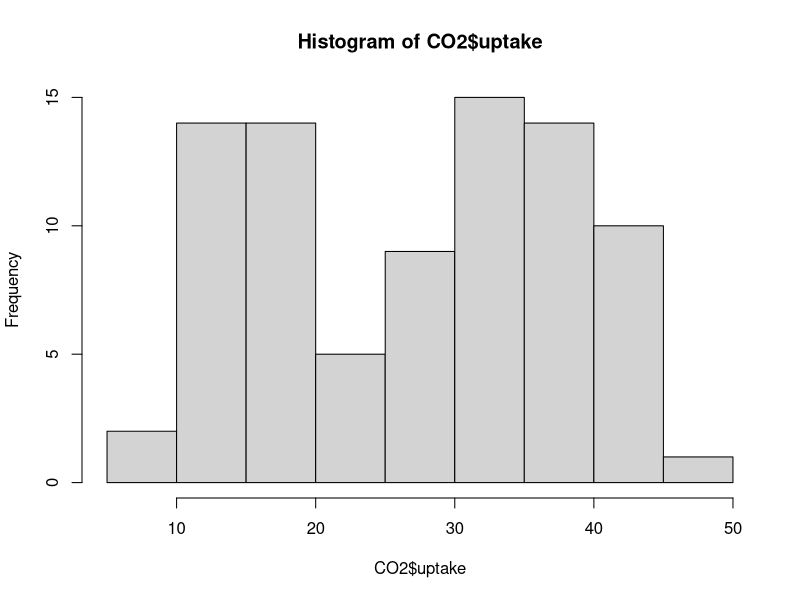
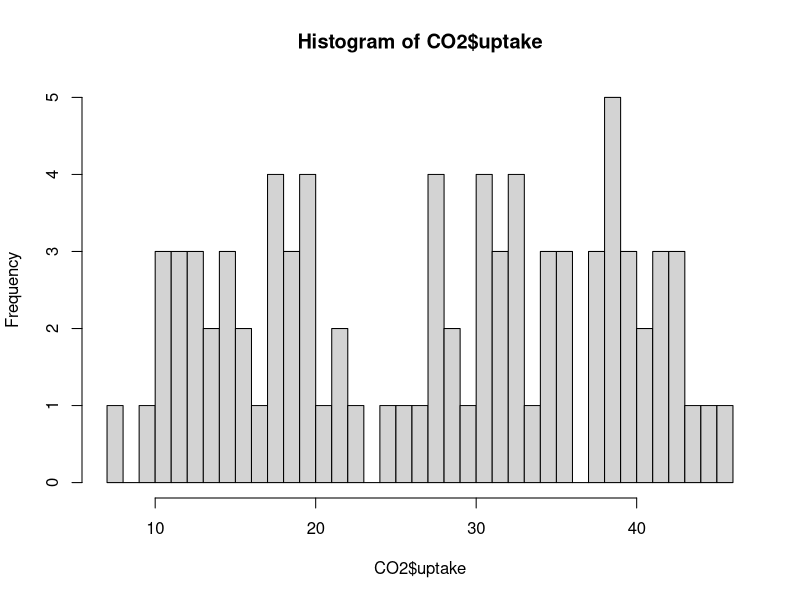
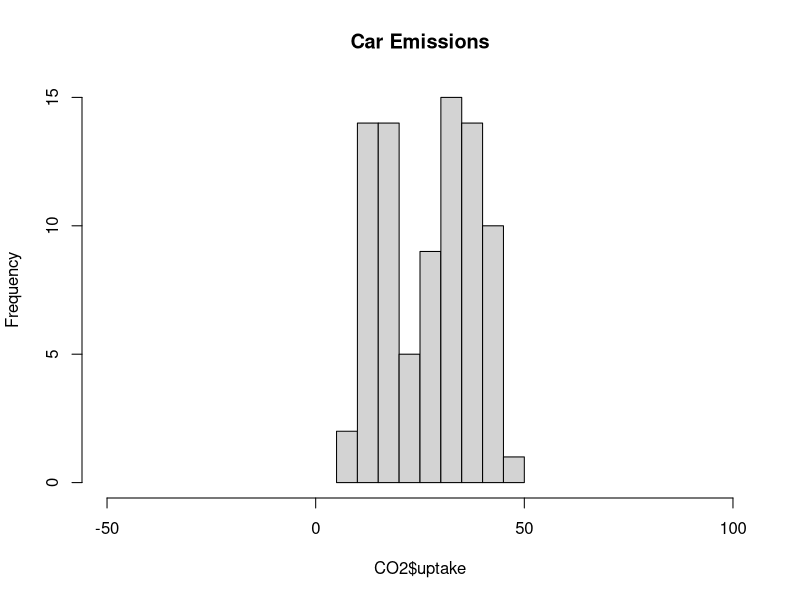
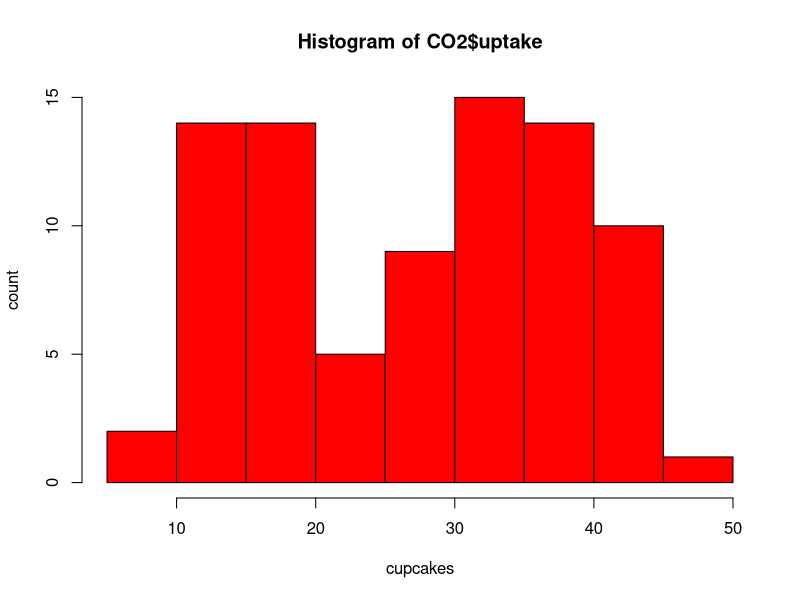
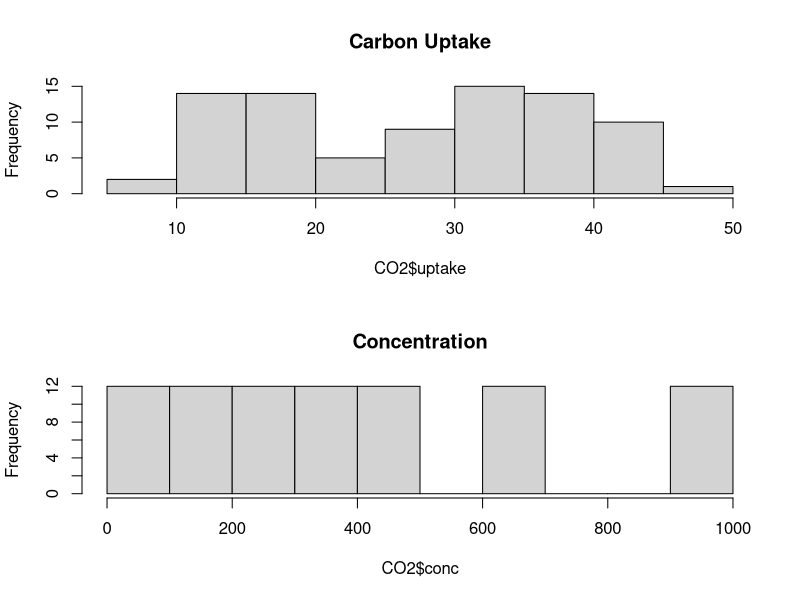
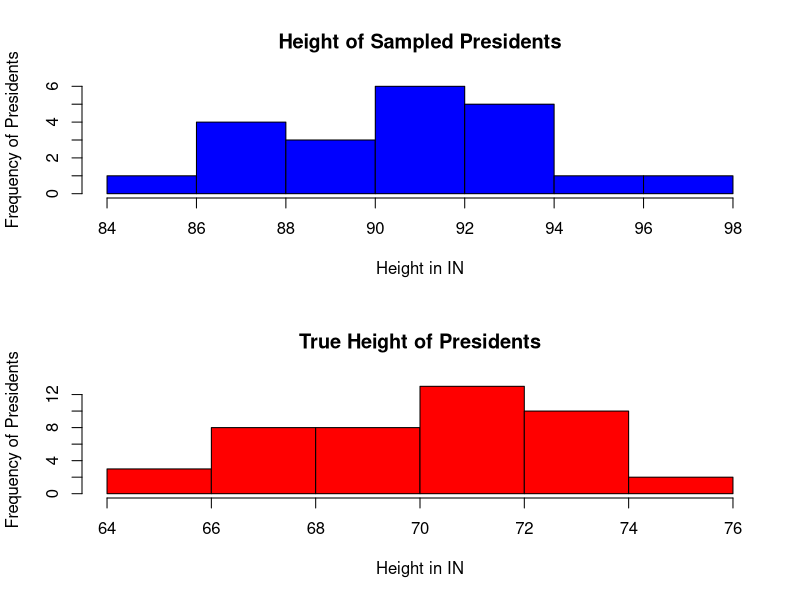
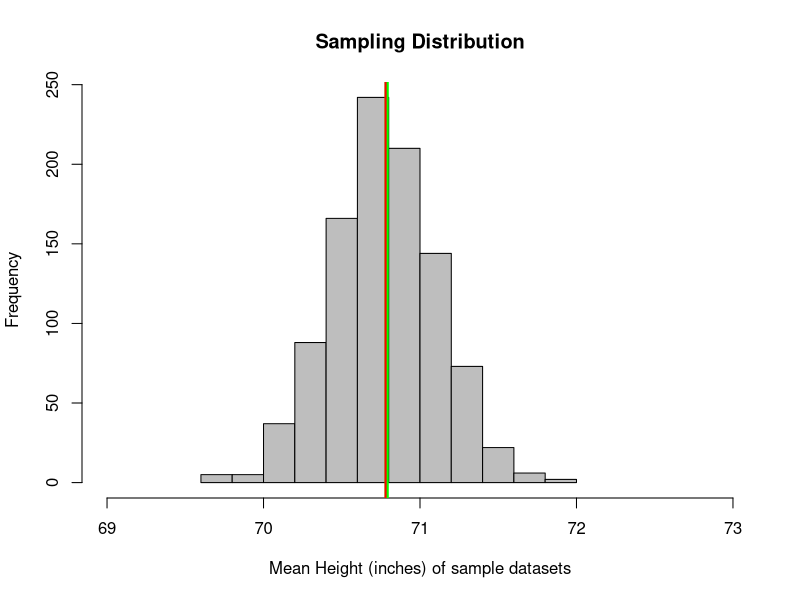

Source code (R) for these figures, in order:
## ---- chunk 1
# read in your data and name it President.Sample
President.Sample <- read.csv("class_president_sample_2021.csv")
# print off the first few rows
head(President.Sample)
## ---- chunk 2
President.Sample$Political_Party <- NA
head(President.Sample)
## ---- chunk 3
President.Sample$Political_Party[2] <- "Democrat"
head(President.Sample) # check that it was added
## ---- chunk 4
President.Sample$Political_Party <- NULL
## ---- chunk 5
colnames(President.Sample)
## ---- chunk 6
# add a new column, called "gender", with the gender of each president
President.Sample$Gender <- NA
colnames(President.Sample)
# now delete it
President.Sample$Gender <- NULL
colnames(President.Sample)
## ---- chunk 7
myvector <- seq(0,10,1)
myvector2 <- myvector-1
myvector
myvector2
## ---- chunk 8
# your code here
President.Sample$HeightIn <- President.Sample$HeightCm / 2
colnames(President.Sample)
## ---- chunk 9
duplicated(President.Sample) # TRUE means that row is a duplicate
## ---- chunk 10
# sum all of the TRUE/FALSE values
sum(duplicated(President.Sample))

## ---- chunk 11
Pres.Samp.2 <- unique(President.Sample)
head(Pres.Samp.2)
## ---- chunk 12
complete.cases(Pres.Samp.2) 
## ---- chunk 13
Pres.Samp.3 <- Pres.Samp.2[complete.cases(Pres.Samp.2),]
## ---- chunk 14
meanIn <- mean(Pres.Samp.3$HeightIn)
medianIn <- median(Pres.Samp.3$HeightIn)
sdIn <- sd(Pres.Samp.3$HeightIn)
minIn <- min(Pres.Samp.3$HeightIn)
maxIn <- max(Pres.Samp.3$HeightIn)
## ---- chunk 15
tallest <- which(Pres.Samp.3$HeightIn == max(Pres.Samp.3$HeightIn))
tallest
## ---- chunk 16
Pres.Samp.3$HeightIn == max(Pres.Samp.3$HeightIn)
## ---- chunk 17
Pres.Samp.3[tallest, ]
## ---- chunk 18
shortest <- which(Pres.Samp.3$HeightIn == min(Pres.Samp.3$HeightIn))
shortest
Pres.Samp.3[shortest,]
## ---- chunk 19
# read in the .csv file containing all the presidents
realPresMean <- read.csv("presidential_heights.csv")
# explore your data: how many rows, columns? What type of data does it include?
head(realPresMean)
colnames(realPresMean)
## ---- chunk 20
# the most basic histogram:
hist(CO2$uptake)
## ---- chunk 21
hist(CO2$uptake, breaks=45) 
## ---- chunk 22
hist(CO2$uptake, main="Car Emissions", xlim=c(-50,100))
## ---- chunk 23
hist(CO2$uptake, xlab="cupcakes", ylab="count",col="red") 
## ---- chunk 24
{par(mfrow=c(2,1))
hist(CO2$uptake, main="Carbon Uptake")
hist(CO2$conc,main="Concentration")
par(mfrow=c(1,1))} #set the plotting back to a single histogram per plot
## ---- chunk 25
{par(mfrow=c(2,1))
hist(Pres.Samp.3$HeightIn, main="Height of Sampled Presidents", xlab="Height in IN", ylab = "Frequency of Presidents", col = "blue")
hist(realPresMean$Height,main="True Height of Presidents",xlab="Height in IN", ylab = "Frequency of Presidents", col = "red")
par(mfrow=c(1,1))}
## ---- chunk 26
realMean <- mean(realPresMean$Height)
realMean
realMedian <- median(realPresMean$Height)
realMedian
realSD <- sd(realPresMean$Height)
realSD
#Estimates in Question 4: 
meanIn
medianIn
sdIn
#Real vs sampled: 
#Mean: 70.77273 vs 90.66667
#Median: 71 vs 91.5
#SD: 2.760718 vs 3.171488

## ---- chunk 27
FullPres.Heights <- c(74,67,75,64,72,67,73,66,68,72,68,68,69,70,72,74,70,68,68,72,74,66,
                      71,67,70,72,71,72,70,71,74,69,70,72,75,72,72,69,74,74,74,71,73,74)
# First, let's simulate one randomly sampled dataset of 25 presidential heights
random.indices<-sample(1:length(FullPres.Heights), 25, replace=FALSE)
simulatedsample1<-FullPres.Heights[random.indices]
simulatedmean1<-mean(simulatedsample1); simulatedsd1<-sd(simulatedsample1)
# Now, let's repeat this process to generate 1000 random sample sets
# then we can compute the mean of each dataset for our sampling distribution
# make an empty vector which we will fill with our simulated means:
simulatedmeans<-rep(NA,1000) 
# repeat the process we did above 1000 times
# each time we put the mean of the random sample we drew into our empty vectors
for (i in 1:1000){
  random.indices<-sample(1:length(FullPres.Heights), 25, replace=FALSE)
  sim.sample<-FullPres.Heights[random.indices]
  sim.mean<-mean(sim.sample)
  simulatedmeans[i]<-sim.mean
  }
## ---- chunk 28
{hist(simulatedmeans, main="Sampling Distribution", 
      xlab="Mean Height (inches) of sample datasets", cex=.8, breaks=15,
      col="gray", xlim = c(69,73))
# draw a green line where the mean of all the 1000 samples would fall
abline(v = mean(simulatedmeans), col="green", lwd=4)  
# draw a blue line where our class data would fall
abline(v=mean(Pres.Samp.3$HeightIn), col="blue", lwd=2)
# draw a red line where the population mean (mu) falls
abline(v=70.78, col="red", lwd=2)}
## ---- chunk 29
# preview the data
head(trees)
## ---- chunk 30
treeMean <- mean(trees$Girth)
treeSD <- sd(trees$Girth)
treeSE <- treeSD / (sqrt(length(trees)))
